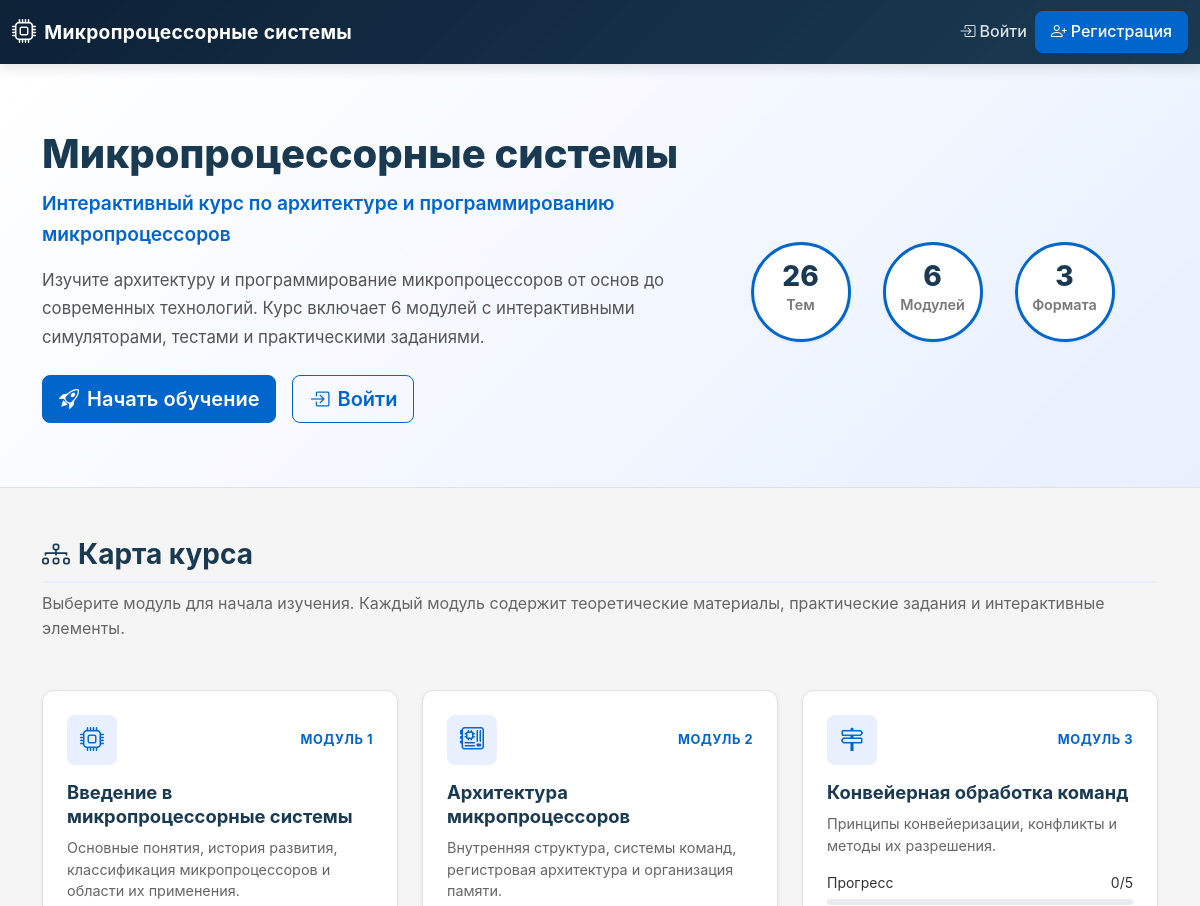
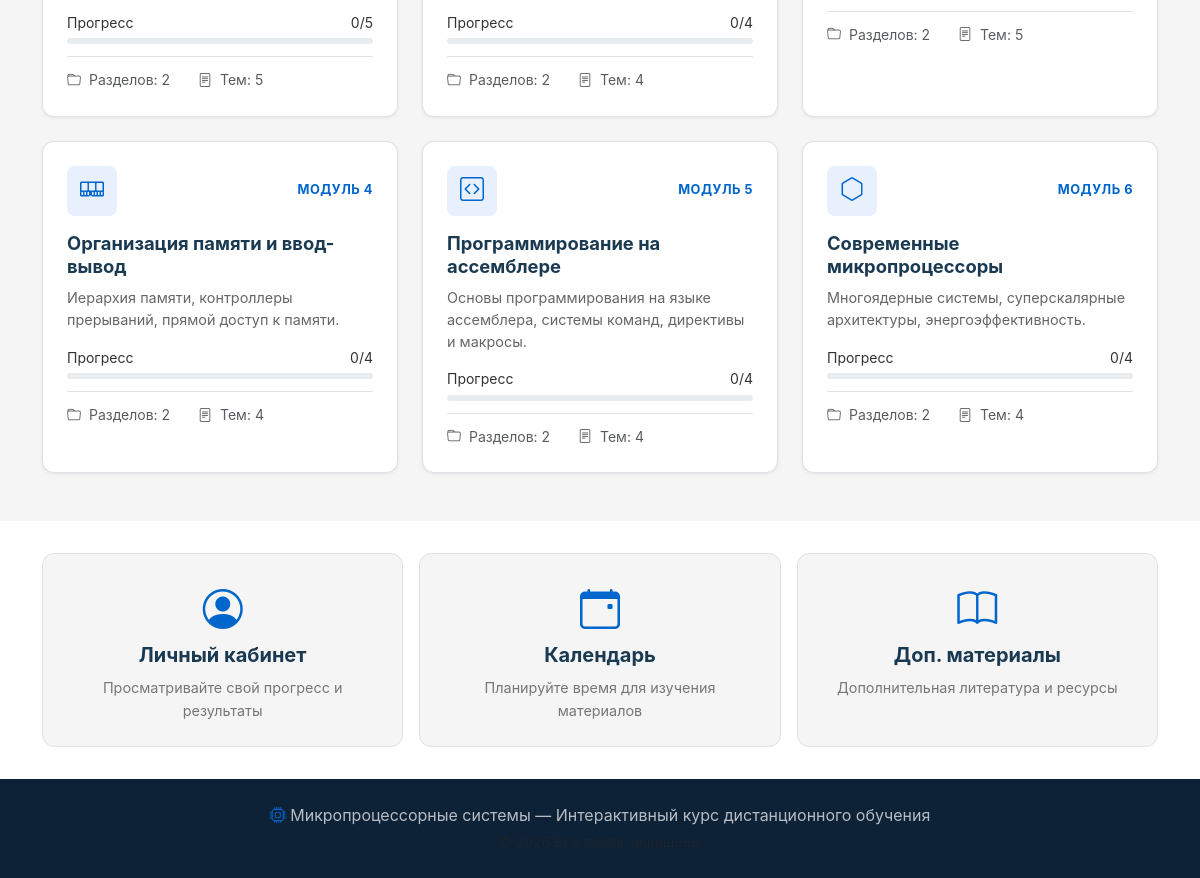
The page / on the database its author committed (2 pictures, top to bottom).
### course/models.py (models this page shows, shortened)
class Module(models.Model):
    title = models.CharField(max_length=255, verbose_name='Название')
    description = models.TextField(blank=True, verbose_name='Описание')
    icon = models.CharField(
        max_length=50,
        default='bi-cpu',
        verbose_name='Иконка (Bootstrap Icons)',
    )
    order_number = models.PositiveIntegerField(
        default=0, verbose_name='Порядковый номер', db_index=True
    )
    class Meta:
        ordering = ['order_number']
        verbose_name = 'Модуль'
        verbose_name_plural = 'Модули'
    def section_count(self):
        return self.sections.count()

### course/views.py (the view)
# urls.py: path('', views.index, name='index'),
def index(request):
    modules = Module.objects.all().order_by('order_number')
    total_topics = Topic.objects.count()
    completed_topics = 0
    if request.user.is_authenticated:
        completed_topics = UserProgress.objects.filter(
            user=request.user, is_completed=True
        ).count()
    module_progress = []
    for mod in modules:
        mod_topics = Topic.objects.filter(section__module=mod).count()
        mod_done = 0
        if request.user.is_authenticated:
            mod_done = mod.completed_topics_for(request.user)
        module_progress.append({
            'module': mod,
            'total': mod_topics,
            'completed': mod_done,
            'percent': int((mod_done / mod_topics * 100)) if mod_topics > 0 else 0,
        })
    context = {
        'module_progress': module_progress,
        'total_topics': total_topics,
        'completed_topics': completed_topics,
        'overall_percent': int((completed_topics / total_topics * 100)) if total_topics > 0 else 0,
    }
    return render(request, 'index.html', context)

### course/views.py (called while the page is built)
def course_context(request):
    modules = Module.objects.all().order_by('order_number')
    return {
        'all_modules': modules,
        'course_title': 'Микропроцессорные системы',
        'course_subtitle': 'Интерактивный курс по архитектуре и программированию микропроцессоров',
    }

### templates/index.html (shortened to what this page needs)
{% extends 'base.html' %}
{% load static %}
{% block content %}
<section class="welcome-banner">
    <div class="container">
        <div class="row align-items-center">
            <div class="col-lg-7">
                <h1 class="welcome-title">{{ course_title }}</h1>
                <p class="welcome-subtitle">{{ course_subtitle }}</p>
                <p class="welcome-description">
                    Изучите архитектуру и программирование микропроцессоров от основ до
                    современных технологий. Курс включает 6 модулей с интерактивными
                    симуляторами, тестами и практическими заданиями.
                </p>
                <div class="d-flex flex-wrap gap-3 mt-4">
                    {% if user.is_authenticated %}
                        <a href="{% url 'dashboard' %}" class="btn btn-accent btn-lg">
                            <i class="bi bi-bar-chart-line me-2"></i>Мой прогресс
                        </a>
                        {% with first_module=all_modules|first %}
                            {% if first_module %}
                                {% with first_section=first_module.sections.all|first %}
                                    {% if first_section %}
                                        {% with first_topic=first_section.topics.all|first %}
                                            {% if first_topic %}
                                                <a href="{% url 'topic_detail' first_topic.pk %}" class="btn btn-outline-accent btn-lg">
                                                    <i class="bi bi-play-circle me-2"></i>Продолжить обучение
                                                </a>
                                            {% endif %}
                                        {% endwith %}
                                    {% endif %}
                                {% endwith %}
                            {% endif %}
                        {% endwith %}
                    {% else %}
                        <a href="{% url 'register' %}" class="btn btn-accent btn-lg">
                            <i class="bi bi-rocket-takeoff me-2"></i>Начать обучение
                        </a>
                        <a href="{% url 'login' %}" class="btn btn-outline-accent btn-lg">
                            <i class="bi bi-box-arrow-in-right me-2"></i>Войти
                        </a>
                    {% endif %}
                </div>
            </div>
            <div class="col-lg-5 text-center">
                <div class="welcome-stats">
                    <div class="stat-circle">
                        <div class="stat-number">{{ total_topics }}</div>
                        <div class="stat-label">Тем</div>
                    </div>
                    <div class="stat-circle">
                        <div class="stat-number">6</div>
                        <div class="stat-label">Модулей</div>
                    </div>
                    <div class="stat-circle">
                        <div class="stat-number">3</div>
                        <div class="stat-label">Формата</div>
                    </div>
                </div>
            </div>
        </div>
    </div>
</section>
<section class="course-map">
    <div class="container">
        <h2 class="section-title">
            <i class="bi bi-diagram-3 me-2"></i>Карта курса
        </h2>
        <p class="section-subtitle">Выберите модуль для начала изучения. Каждый модуль содержит теоретические материалы, практические задания и интерактивные элементы.</p>
        <div class="row g-4 mt-2">
            {% for item in module_progress %}
            <div class="col-lg-4 col-md-6">
                <div class="module-card" data-bs-toggle="tooltip"
                     title="Разделы: {% for s in item.module.sections.all %}{{ s.title }}{% if not forloop.last %}, {% endif %}{% endfor %}">
                    <div class="module-card-header">
                        <div class="module-icon">
                            <i class="bi bi-{{ item.module.icon }}"></i>
                        </div>
                        <div class="module-number">Модуль {{ item.module.order_number }}</div>
                    </div>
                    <h3 class="module-title">{{ item.module.title }}</h3>
                    <p class="module-description">{{ item.module.description|truncatewords:20 }}</p>
                    <div class="module-progress">
                        <div class="d-flex justify-content-between mb-1">
                            <small>Прогресс</small>
                            <small>{{ item.completed }}/{{ item.total }}</small>
                        </div>
                        <div class="progress" style="height: 6px;">
                        </div>
                    </div>
                    <div class="module-sections">
                        <small class="text-muted">
                            <i class="bi bi-folder me-1"></i>
                            Разделов: {{ item.module.section_count }}
                        </small>
                        <small class="text-muted ms-3">
                            <i class="bi bi-file-text me-1"></i>
                            Тем: {{ item.total }}
                        </small>
                    </div>
                </div>
            </div>
            {% empty %}
            <div class="col-12 text-center py-5">
                <i class="bi bi-journal-text" style="font-size: 3rem; color: #ccc;"></i>
                <h4 class="mt-3 text-muted">Курс наполняется</h4>
                <p>Материалы курса пока не добавлены. Обратитесь к администратору.</p>
            </div>
            {% endfor %}
        </div>
    </div>
</section>
<section class="quick-actions">
    <div class="container">
        <div class="row g-3">
            <div class="col-md-4">
                <a href="{% url 'dashboard' %}" class="action-card">
                    <i class="bi bi-person-circle"></i>
                    <h5>Личный кабинет</h5>
                    <p>Просматривайте свой прогресс и результаты</p>
                </a>
            </div>
            <div class="col-md-4">
                <a href="{% url 'calendar' %}" class="action-card">
                    <i class="bi bi-calendar-event"></i>
                    <h5>Календарь</h5>
                    <p>Планируйте время для изучения материалов</p>
                </a>
            </div>
            <div class="col-md-4">
                <a href="{% url 'materials' %}" class="action-card">
                    <i class="bi bi-book"></i>
                    <h5>Доп. материалы</h5>
                    <p>Дополнительная литература и ресурсы</p>
                </a>
            </div>
        </div>
    </div>
</section>
{% endblock %}

### templates/base.html (shortened to what this page needs)
<!DOCTYPE html>
{% load static %}
<html lang="ru">
<head>
    <link href="https://cdn.jsdelivr.net/npm/bootstrap@5.3.0/dist/css/bootstrap.min.css" rel="stylesheet">
    <link href="https://cdn.jsdelivr.net/npm/bootstrap-icons@1.11.0/font/bootstrap-icons.css" rel="stylesheet">
    <link rel="stylesheet" href="{% static 'course/css/style.css' %}">
</head>
<body>
    <header class="course-header">
        <nav class="navbar navbar-expand-lg navbar-dark">
            <div class="container-fluid">
                <a class="navbar-brand d-flex align-items-center" href="{% url 'index' %}">
                    <i class="bi bi-cpu me-2"></i>
                    <span class="brand-text">{{ course_title }}</span>
                </a>
                <div class="collapse navbar-collapse" id="navbarMain">
                    <ul class="navbar-nav ms-auto align-items-lg-center">
                        {% if user.is_authenticated %}
                            <li class="nav-item">
                                <a class="nav-link" href="{% url 'dashboard' %}">
                                    <i class="bi bi-bar-chart-line me-1"></i>Мой прогресс
                                </a>
                            </li>
                            {% if user.is_staff %}
                            <li class="nav-item">
                                <a class="nav-link" href="{% url 'admin_dashboard' %}">
                                    <i class="bi bi-gear me-1"></i>Управление
                                </a>
                            </li>
                            {% endif %}
                            <li class="nav-item dropdown">
                                <a class="nav-link dropdown-toggle d-flex align-items-center" href="#"
                                   id="userDropdown" role="button" data-bs-toggle="dropdown">
                                    <i class="bi bi-person-circle me-1"></i>
                                    {{ user.get_full_name|default:user.username }}
                                </a>
                                <ul class="dropdown-menu dropdown-menu-end">
                                    <li>
                                        <a class="dropdown-item" href="{% url 'dashboard' %}">
                                            <i class="bi bi-person me-2"></i>Личный кабинет
                                        </a>
                                    </li>
                                    <li><hr class="dropdown-divider"></li>
                                    <li>
                                        <a class="dropdown-item" href="{% url 'logout' %}">
                                            <i class="bi bi-box-arrow-right me-2"></i>Выйти
                                        </a>
                                    </li>
                                </ul>
                            </li>
                        {% else %}
                            <li class="nav-item">
                                <a class="nav-link" href="{% url 'login' %}">
                                    <i class="bi bi-box-arrow-in-right me-1"></i>Войти
                                </a>
                            </li>
                            <li class="nav-item">
                                <a class="nav-link nav-register-btn" href="{% url 'register' %}">
                                    <i class="bi bi-person-plus me-1"></i>Регистрация
                                </a>
                            </li>
                        {% endif %}
                    </ul>
                </div>
            </div>
        </nav>
    </header>
    <main class="main-content">
        {% block content %}{% endblock %}
    </main>
    <footer class="course-footer">
        <div class="container text-center">
            <p class="mb-0">
                <i class="bi bi-cpu"></i>
                {{ course_title }} &mdash; Интерактивный курс дистанционного обучения
            </p>
            <small class="text-muted">© {% now "Y" %} Все права защищены</small>
        </div>
    </footer>
</body>
</html>

### rows shown on the page
Module: module.order_number "1", module "Введение в микропроцессорные системы", module.description "Основные понятия, история развития, классификация микропроцессоров и области их применения.", completed "0", total "5", module.section_count "2"
Module: module.order_number "2", module "Архитектура микропроцессоров", module.description "Внутренняя структура, системы команд, регистровая архитектура и организация памяти.", completed "0", total "4", module.section_count "2"
Module: module.order_number "3", module "Конвейерная обработка команд", module.description "Принципы конвейеризации, конфликты и методы их разрешения.", completed "0", total "5", module.section_count "2"
Module: module.order_number "4", module "Организация памяти и ввод-вывод", module.description "Иерархия памяти, контроллеры прерываний, прямой доступ к памяти.", completed "0", total "4", module.section_count "2"
Module: module.order_number "5", module "Программирование на ассемблере", module.description "Основы программирования на языке ассемблера, системы команд, директивы и макросы.", completed "0", total "4", module.section_count "2"
Module: module.order_number "6", module "Современные микропроцессоры", module.description "Многоядерные системы, суперскалярные архитектуры, энергоэффективность.", completed "0", total "4", module.section_count "2"

### other values the page prints
{{ course_title }} "Микропроцессорные системы"
{{ course_subtitle }} "Интерактивный курс по архитектуре и программированию микропроцессоров"
{{ total_topics }} "26"
